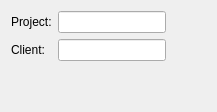
           <widget class="QWidget" name="tabProject">
            <attribute name="title">
             <string>Project</string>
            </attribute>
            <layout class="QGridLayout" name="gridLayout">
             <item row="0" column="1">
              <widget class="QLineEdit" name="lineEditProject"/>
             </item>
             <item row="2" column="0">
              <spacer name="verticalSpacer">
               <property name="orientation">
                <enum>Qt::Orientation::Vertical</enum>
               </property>
               <property name="sizeHint" stdset="0">
                <size>
                 <width>20</width>
                 <height>40</height>
                </size>
               </property>
              </spacer>
             </item>
             <item row="0" column="2">
              <spacer name="horizontalSpacer">
               <property name="orientation">
                <enum>Qt::Orientation::Horizontal</enum>
               </property>
               <property name="sizeHint" stdset="0">
                <size>
                 <width>40</width>
                 <height>20</height>
                </size>
               </property>
              </spacer>
             </item>
             <item row="0" column="0">
              <widget class="QLabel" name="labelProject">
               <property name="text">
                <string>Project:</string>
               </property>
              </widget>
             </item>
             <item row="1" column="0">
              <widget class="QLabel" name="labelClient">
               <property name="text">
                <string>Client:</string>
               </property>
              </widget>
             </item>
             <item row="1" column="1">
              <widget class="QLineEdit" name="lineEditClient">
               <property name="maximumSize">
                <size>
                 <width>16777215</width>
                 <height>16777215</height>
                </size>
               </property>
              </widget>
             </item>
            </layout>
           </widget>
